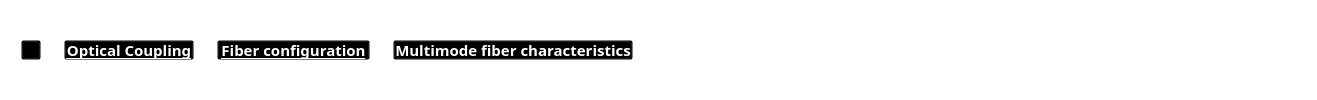
           <widget class="QFrame" name="frame_hierarq_9">
            <property name="styleSheet">
             <string notr="true">background:transparent;</string>
            </property>
            <property name="frameShape">
             <enum>QFrame::StyledPanel</enum>
            </property>
            <property name="frameShadow">
             <enum>QFrame::Raised</enum>
            </property>
            <layout class="QHBoxLayout" name="horizontalLayout_5">
             <property name="spacing">
              <number>8</number>
             </property>
             <property name="leftMargin">
              <number>20</number>
             </property>
             <property name="topMargin">
              <number>8</number>
             </property>
             <property name="rightMargin">
              <number>8</number>
             </property>
             <property name="bottomMargin">
              <number>8</number>
             </property>
             <item>
              <widget class="QPushButton" name="btn_home_7">
               <property name="minimumSize">
                <size>
                 <width>20</width>
                 <height>20</height>
                </size>
               </property>
               <property name="maximumSize">
                <size>
                 <width>20</width>
                 <height>20</height>
                </size>
               </property>
               <property name="cursor">
                <cursorShape>PointingHandCursor</cursorShape>
               </property>
               <property name="text">
                <string/>
               </property>
               <property name="icon">
                <iconset resource="icons_.qrc">
                 <normaloff>:/icons/icons/casa.png</normaloff>:/icons/icons/casa.png</iconset>
               </property>
               <property name="iconSize">
                <size>
                 <width>20</width>
                 <height>20</height>
                </size>
               </property>
              </widget>
             </item>
             <item>
              <widget class="QLabel" name="label_32">
               <property name="maximumSize">
                <size>
                 <width>10</width>
                 <height>10</height>
                </size>
               </property>
               <property name="text">
                <string/>
               </property>
               <property name="pixmap">
                <pixmap resource="icons_.qrc">:/icons/icons/simbolo-de-setas-duplas-para-a-direita-para-avancar.png</pixmap>
               </property>
               <property name="scaledContents">
                <bool>true</bool>
               </property>
              </widget>
             </item>
             <item>
              <widget class="QPushButton" name="btn_coupling_6">
               <property name="sizePolicy">
                <sizepolicy hsizetype="Maximum" vsizetype="Fixed">
                 <horstretch>0</horstretch>
                 <verstretch>0</verstretch>
                </sizepolicy>
               </property>
               <property name="minimumSize">
                <size>
                 <width>130</width>
                 <height>20</height>
                </size>
               </property>
               <property name="maximumSize">
                <size>
                 <width>130</width>
                 <height>20</height>
                </size>
               </property>
               <property name="font">
                <font>
                 <family>Segoe UI Semibold</family>
                 <pointsize>11</pointsize>
                 <bold>true</bold>
                 <underline>true</underline>
                </font>
               </property>
               <property name="cursor">
                <cursorShape>PointingHandCursor</cursorShape>
               </property>
               <property name="styleSheet">
                <string notr="true">color: rgb(255, 255, 255);</string>
               </property>
               <property name="text">
                <string>Optical Coupling</string>
               </property>
               <property name="checked">
                <bool>false</bool>
               </property>
              </widget>
             </item>
             <item>
              <widget class="QLabel" name="label_33">
               <property name="maximumSize">
                <size>
                 <width>10</width>
                 <height>10</height>
                </size>
               </property>
               <property name="text">
                <string/>
               </property>
               <property name="pixmap">
                <pixmap resource="icons_.qrc">:/icons/icons/simbolo-de-setas-duplas-para-a-direita-para-avancar.png</pixmap>
               </property>
               <property name="scaledContents">
                <bool>true</bool>
               </property>
              </widget>
             </item>
             <item>
              <widget class="QPushButton" name="btn_fiber_type_2">
               <property name="sizePolicy">
                <sizepolicy hsizetype="Maximum" vsizetype="Fixed">
                 <horstretch>0</horstretch>
                 <verstretch>0</verstretch>
                </sizepolicy>
               </property>
               <property name="minimumSize">
                <size>
                 <width>100</width>
                 <height>20</height>
                </size>
               </property>
               <property name="maximumSize">
                <size>
                 <width>170</width>
                 <height>20</height>
                </size>
               </property>
               <property name="font">
                <font>
                 <family>Segoe UI Semibold</family>
                 <pointsize>11</pointsize>
                 <bold>true</bold>
                 <underline>true</underline>
                </font>
               </property>
               <property name="cursor">
                <cursorShape>PointingHandCursor</cursorShape>
               </property>
               <property name="autoFillBackground">
                <bool>false</bool>
               </property>
               <property name="styleSheet">
                <string notr="true">color: rgb(255, 255, 255);</string>
               </property>
               <property name="text">
                <string>Fiber configuration</string>
               </property>
               <property name="checkable">
                <bool>false</bool>
               </property>
               <property name="checked">
                <bool>false</bool>
               </property>
               <property name="autoDefault">
                <bool>false</bool>
               </property>
               <property name="default">
                <bool>false</bool>
               </property>
              </widget>
             </item>
             <item>
              <widget class="QLabel" name="label_40">
               <property name="maximumSize">
                <size>
                 <width>10</width>
                 <height>10</height>
                </size>
               </property>
               <property name="text">
                <string/>
               </property>
               <property name="pixmap">
                <pixmap resource="icons_.qrc">:/icons/icons/simbolo-de-setas-duplas-para-a-direita-para-avancar.png</pixmap>
               </property>
               <property name="scaledContents">
                <bool>true</bool>
               </property>
              </widget>
             </item>
             <item>
              <widget class="QPushButton" name="btn_charact_fiber">
               <property name="sizePolicy">
                <sizepolicy hsizetype="Maximum" vsizetype="Fixed">
                 <horstretch>0</horstretch>
                 <verstretch>0</verstretch>
                </sizepolicy>
               </property>
               <property name="minimumSize">
                <size>
                 <width>170</width>
                 <height>20</height>
                </size>
               </property>
               <property name="maximumSize">
                <size>
                 <width>240</width>
                 <height>20</height>
                </size>
               </property>
               <property name="font">
                <font>
                 <family>Segoe UI Semibold</family>
                 <pointsize>11</pointsize>
                 <bold>true</bold>
                </font>
               </property>
               <property name="cursor">
                <cursorShape>PointingHandCursor</cursorShape>
               </property>
               <property name="autoFillBackground">
                <bool>false</bool>
               </property>
               <property name="styleSheet">
                <string notr="true">color: rgb(255, 255, 255);</string>
               </property>
               <property name="text">
                <string>Multimode fiber characteristics</string>
               </property>
               <property name="checkable">
                <bool>false</bool>
               </property>
               <property name="checked">
                <bool>false</bool>
               </property>
               <property name="autoDefault">
                <bool>false</bool>
               </property>
               <property name="default">
                <bool>false</bool>
               </property>
              </widget>
             </item>
             <item>
              <spacer name="horizontalSpacer_83">
               <property name="orientation">
                <enum>Qt::Horizontal</enum>
               </property>
               <property name="sizeHint" stdset="0">
                <size>
                 <width>675</width>
                 <height>15</height>
                </size>
               </property>
              </spacer>
             </item>
            </layout>
           </widget>
